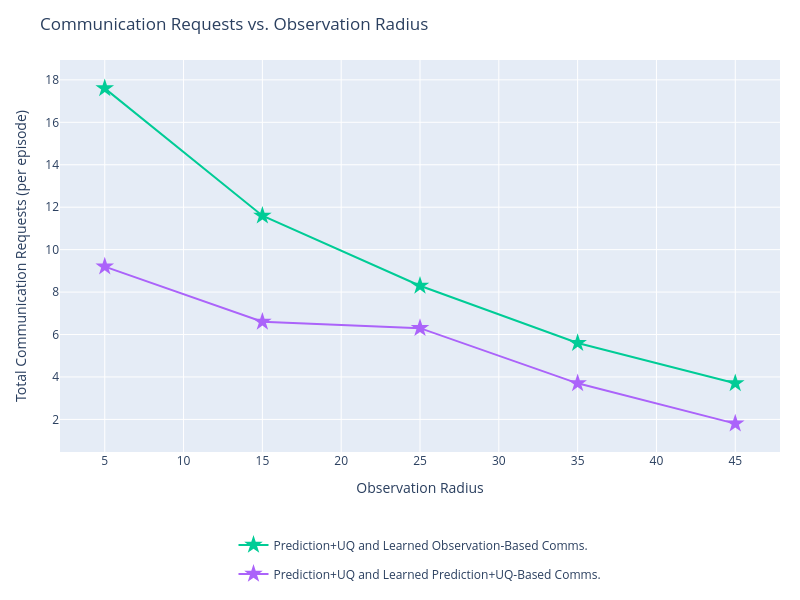
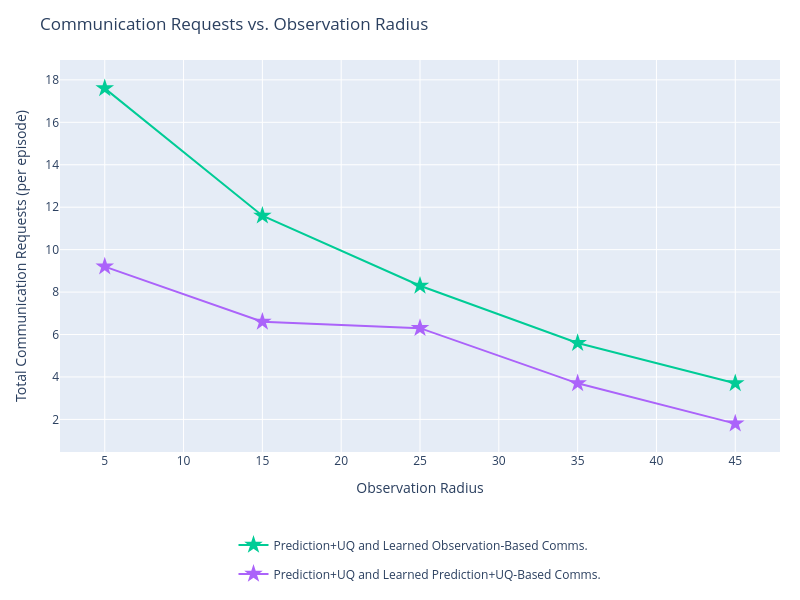
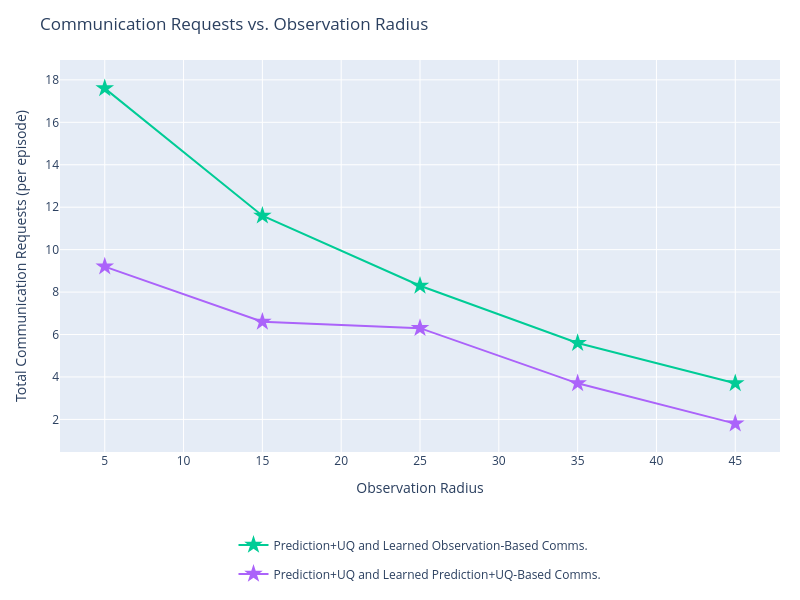

The notebook cell these images were saved under, in order:
### Code cell
for comms_p in comms_probabilities:
    fig2 = go.Figure()
    r2_annotations2 = []

    for series in output:
        if SERIES_TO_PLOT is not None and series not in SERIES_TO_PLOT:
            continue

        color = series_colors.get(series, '#888888')
        all_exps_s = list(output[series].keys())

        # Swept experiments for this comms_p: obs_radius_X_comms_Y
        swept = sorted(
            [e for e in all_exps_s if f"_comms_{comms_p:.3f}" in e],
            key=lambda e: float(e.split("obs_radius_")[1].split("_comms_")[0])
        )
        # Fixed (learned comms) experiments: obs_radius_X only (no comms component)
        fixed = sorted(
            [e for e in all_exps_s if not "_comms_" in e],
            key=lambda e: float(e.split("obs_radius_")[1])
        )

        if swept:
            continue
            xs = [float(e.split("obs_radius_")[1].split("_comms_")[0]) for e in swept]
            ys = [get_requests(output[series][e]) for e in swept]

            fig2.add_trace(go.Scatter(
                x=xs,
                y=ys,
                mode='lines+markers',
                name=series,
                line=dict(color=color),
                marker=dict(color=color, size=8),
                legendgroup=series,
                hovertemplate=[
                    f"{series}<br>obs_radius={r:.1f}<br>requests=%{{y:.1f}}<extra></extra>"
                    for r in xs
                ],
            ))

            # OLS trendline
            if len(xs) >= 2:
                x_trend2, y_trend2, r2_2 = fit_ols_trendline(xs, ys)
                fig2.add_trace(go.Scatter(
                    x=x_trend2,
                    y=y_trend2,
                    mode='lines',
                    name=f"{series} (fit)",
                    line=dict(color=color, dash='dash', width=1),
                    legendgroup=series,
                    showlegend=False,
                    hoverinfo='skip',
                ))
                r2_annotations2.append(
                    dict(
                        text=f"<b>{series}</b> R²={r2_2:.3f}",
                        xref='paper', yref='paper',
                        x=0.01,
                        y=0.99 - len(r2_annotations2) * 0.06,
                        xanchor='left', yanchor='top',
                        showarrow=False,
                        font=dict(color=color, size=12),
                    )
                )

        if fixed:
            xs_f = [float(e.split("obs_radius_")[1]) for e in fixed]
            ys_f = [get_requests(output[series][e]) for e in fixed]
            fig2.add_trace(go.Scatter(
                x=xs_f,
                y=ys_f,
                mode='lines+markers',
                name=series,
                line=dict(color=color),
                marker=dict(color=color, size=14, symbol='star'),
                legendgroup=series,
                showlegend=len(swept) == 0,
                hovertemplate=f"{series}<br>obs_radius=%{{x:.1f}}<br>requests=%{{y:.1f}}<extra></extra>",
            ))

    fig2.update_layout(
        title=f"Communication Requests vs. Observation Radius",
        # title=f"Communication Requests vs. Observation Radius (comms_p={comms_p:.3f})",
        xaxis_title="Observation Radius",
        yaxis_title="Total Communication Requests (per episode)",
        height=600,
        width=800,
        hovermode='closest',
        autosize=True,
        margin=dict(l=60, r=20, t=60, b=120),
        legend=dict(orientation='h', yanchor='top', y=-0.2, xanchor='center', x=0.5),
        annotations=r2_annotations2,
    )
    fig2.show()

### Figure 1 — Plotly figure (JSON) as saved in the notebook; plotly's stock layout.template omitted (floating-point values rounded to 4 significant figures)
{"data": [{"hovertemplate": "Prediction+UQ and Learned Observation-Based Comms.<br>obs_radius=%{x:.1f}<br>requests=%{y:.1f}<extra></extra>", "legendgroup": "Prediction+UQ and Learned Observation-Based Comms.", "line": {"color": "#00CC96"}, "marker": {"color": "#00CC96", "size": 14, "symbol": "star"}, "mode": "lines+markers", "name": "Prediction+UQ and Learned Observation-Based Comms.", "showlegend": true, "type": "scatter", "x": [5, 15, 25, 35, 45], "y": [17.6, 11.6, 8.3, 5.6, 3.7]}, {"hovertemplate": "Prediction+UQ and Learned Prediction+UQ-Based Comms.<br>obs_radius=%{x:.1f}<br>requests=%{y:.1f}<extra></extra>", "legendgroup": "Prediction+UQ and Learned Prediction+UQ-Based Comms.", "line": {"color": "#AB63FA"}, "marker": {"color": "#AB63FA", "size": 14, "symbol": "star"}, "mode": "lines+markers", "name": "Prediction+UQ and Learned Prediction+UQ-Based Comms.", "showlegend": true, "type": "scatter", "x": [5, 15, 25, 35, 45], "y": [9.2, 6.6, 6.3, 3.7, 1.8]}], "layout": {"autosize": true, "height": 600, "hovermode": "closest", "legend": {"orientation": "h", "x": 0.5, "xanchor": "center", "y": -0.2, "yanchor": "top"}, "margin": {"b": 120, "l": 60, "r": 20, "t": 60}, "title": {"text": "Communication Requests vs. Observation Radius"}, "width": 800, "xaxis": {"title": {"text": "Observation Radius"}}, "yaxis": {"title": {"text": "Total Communication Requests (per episode)"}}}}

### Figure 2 — Plotly figure (JSON) as saved in the notebook; plotly's stock layout.template omitted (floating-point values rounded to 4 significant figures)
{"data": [{"hovertemplate": "Prediction+UQ and Learned Observation-Based Comms.<br>obs_radius=%{x:.1f}<br>requests=%{y:.1f}<extra></extra>", "legendgroup": "Prediction+UQ and Learned Observation-Based Comms.", "line": {"color": "#00CC96"}, "marker": {"color": "#00CC96", "size": 14, "symbol": "star"}, "mode": "lines+markers", "name": "Prediction+UQ and Learned Observation-Based Comms.", "showlegend": true, "type": "scatter", "x": [5, 15, 25, 35, 45], "y": [17.6, 11.6, 8.3, 5.6, 3.7]}, {"hovertemplate": "Prediction+UQ and Learned Prediction+UQ-Based Comms.<br>obs_radius=%{x:.1f}<br>requests=%{y:.1f}<extra></extra>", "legendgroup": "Prediction+UQ and Learned Prediction+UQ-Based Comms.", "line": {"color": "#AB63FA"}, "marker": {"color": "#AB63FA", "size": 14, "symbol": "star"}, "mode": "lines+markers", "name": "Prediction+UQ and Learned Prediction+UQ-Based Comms.", "showlegend": true, "type": "scatter", "x": [5, 15, 25, 35, 45], "y": [9.2, 6.6, 6.3, 3.7, 1.8]}], "layout": {"autosize": true, "height": 600, "hovermode": "closest", "legend": {"orientation": "h", "x": 0.5, "xanchor": "center", "y": -0.2, "yanchor": "top"}, "margin": {"b": 120, "l": 60, "r": 20, "t": 60}, "title": {"text": "Communication Requests vs. Observation Radius"}, "width": 800, "xaxis": {"title": {"text": "Observation Radius"}}, "yaxis": {"title": {"text": "Total Communication Requests (per episode)"}}}}

### Figure 3 — Plotly figure (JSON) as saved in the notebook; plotly's stock layout.template omitted (floating-point values rounded to 4 significant figures)
{"data": [{"hovertemplate": "Prediction+UQ and Learned Observation-Based Comms.<br>obs_radius=%{x:.1f}<br>requests=%{y:.1f}<extra></extra>", "legendgroup": "Prediction+UQ and Learned Observation-Based Comms.", "line": {"color": "#00CC96"}, "marker": {"color": "#00CC96", "size": 14, "symbol": "star"}, "mode": "lines+markers", "name": "Prediction+UQ and Learned Observation-Based Comms.", "showlegend": true, "type": "scatter", "x": [5, 15, 25, 35, 45], "y": [17.6, 11.6, 8.3, 5.6, 3.7]}, {"hovertemplate": "Prediction+UQ and Learned Prediction+UQ-Based Comms.<br>obs_radius=%{x:.1f}<br>requests=%{y:.1f}<extra></extra>", "legendgroup": "Prediction+UQ and Learned Prediction+UQ-Based Comms.", "line": {"color": "#AB63FA"}, "marker": {"color": "#AB63FA", "size": 14, "symbol": "star"}, "mode": "lines+markers", "name": "Prediction+UQ and Learned Prediction+UQ-Based Comms.", "showlegend": true, "type": "scatter", "x": [5, 15, 25, 35, 45], "y": [9.2, 6.6, 6.3, 3.7, 1.8]}], "layout": {"autosize": true, "height": 600, "hovermode": "closest", "legend": {"orientation": "h", "x": 0.5, "xanchor": "center", "y": -0.2, "yanchor": "top"}, "margin": {"b": 120, "l": 60, "r": 20, "t": 60}, "title": {"text": "Communication Requests vs. Observation Radius"}, "width": 800, "xaxis": {"title": {"text": "Observation Radius"}}, "yaxis": {"title": {"text": "Total Communication Requests (per episode)"}}}}
